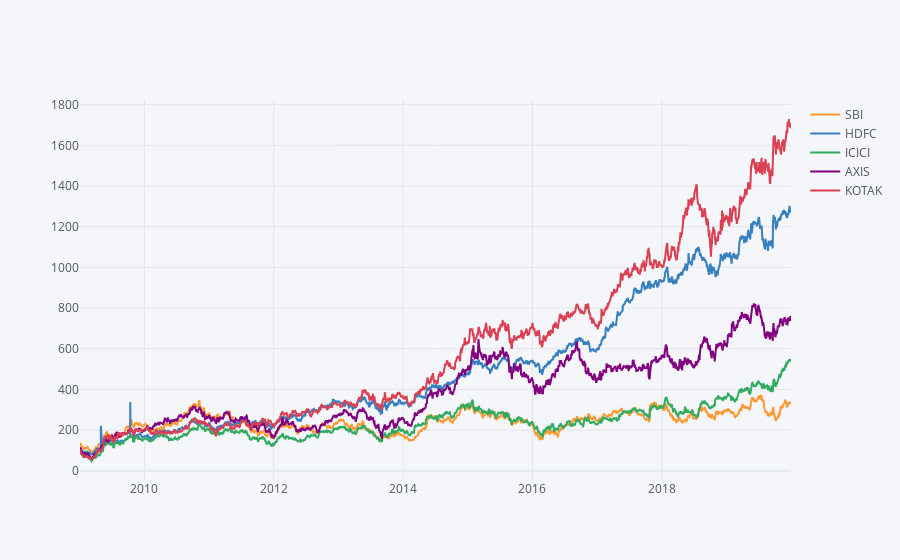

Notebook code cell kept with this figure:
### Code cell
#this is for plotly plots

df1.iplot(kind='spread',x='Date',y='Close',categories='BankName',mode='lines')

### Figure 1 — Plotly figure (JSON) as saved in the notebook; plotly's stock layout.template omitted (floating-point values rounded to 4 significant figures; data arrays with more than 128 entries replaced by an {"elided": "..."} marker saying what was removed)
{"data": [{"marker": {"color": "rgba(255, 153, 51, 1.0)", "line": {"width": 1.3}, "opacity": 0.8, "size": 12, "symbol": "circle"}, "mode": "lines", "name": "SBI", "textfont": {"color": "#4D5663"}, "type": "scatter", "x": {"elided": "2699 str values"}, "y": {"elided": "2699 float values"}}, {"marker": {"color": "rgba(55, 128, 191, 1.0)", "line": {"width": 1.3}, "opacity": 0.8, "size": 12, "symbol": "circle"}, "mode": "lines", "name": "HDFC", "textfont": {"color": "#4D5663"}, "type": "scatter", "x": {"elided": "2699 str values"}, "y": {"elided": "2699 float values"}}, {"marker": {"color": "rgba(50, 171, 96, 1.0)", "line": {"width": 1.3}, "opacity": 0.8, "size": 12, "symbol": "circle"}, "mode": "lines", "name": "ICICI", "textfont": {"color": "#4D5663"}, "type": "scatter", "x": {"elided": "2699 str values"}, "y": {"elided": "2699 float values"}}, {"marker": {"color": "rgba(128, 0, 128, 1.0)", "line": {"width": 1.3}, "opacity": 0.8, "size": 12, "symbol": "circle"}, "mode": "lines", "name": "AXIS", "textfont": {"color": "#4D5663"}, "type": "scatter", "x": {"elided": "2699 str values"}, "y": {"elided": "2699 float values"}}, {"marker": {"color": "rgba(219, 64, 82, 1.0)", "line": {"width": 1.3}, "opacity": 0.8, "size": 12, "symbol": "circle"}, "mode": "lines", "name": "KOTAK", "textfont": {"color": "#4D5663"}, "type": "scatter", "x": {"elided": "2699 str values"}, "y": {"elided": "2699 float values"}}], "layout": {"legend": {"bgcolor": "#F5F6F9", "font": {"color": "#4D5663"}}, "paper_bgcolor": "#F5F6F9", "plot_bgcolor": "#F5F6F9", "title": {"font": {"color": "#4D5663"}}, "xaxis": {"gridcolor": "#E1E5ED", "showgrid": true, "tickfont": {"color": "#4D5663"}, "title": {"font": {"color": "#4D5663"}, "text": ""}, "zerolinecolor": "#E1E5ED"}, "yaxis": {"gridcolor": "#E1E5ED", "showgrid": true, "tickfont": {"color": "#4D5663"}, "title": {"font": {"color": "#4D5663"}, "text": ""}, "zerolinecolor": "#E1E5ED"}}}
